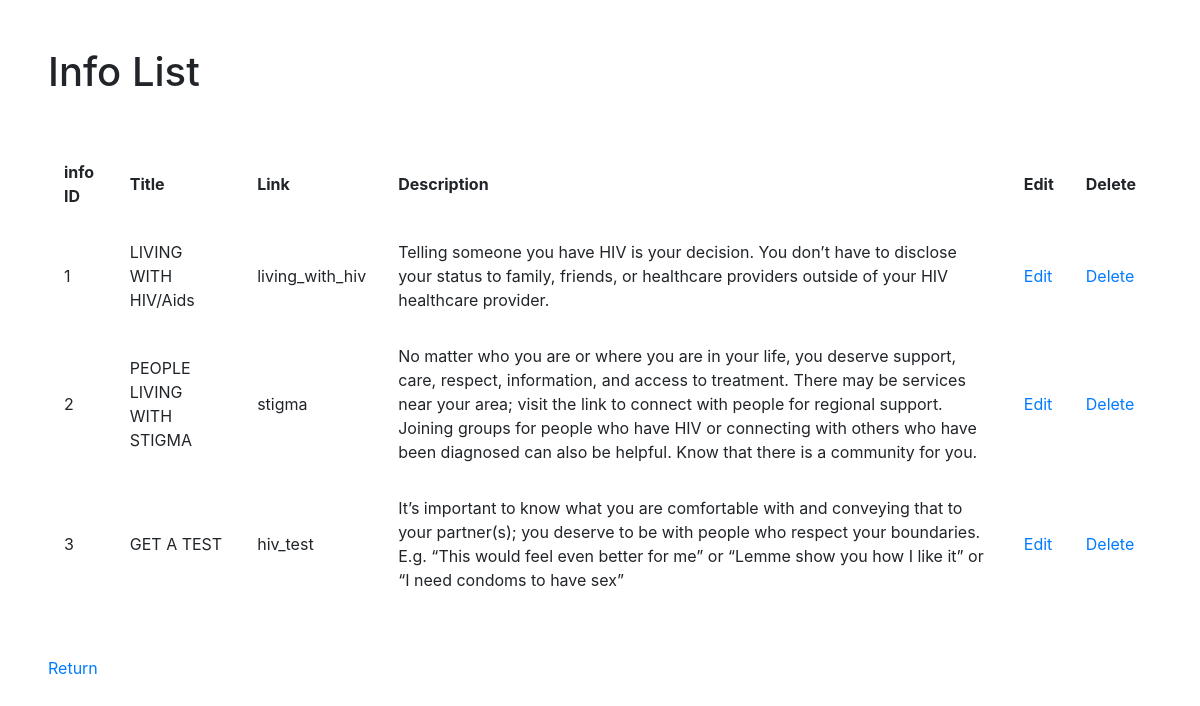
Page /admin/admin_infolist.php (signed in) on the committed database.
### tables this page shows
CREATE TABLE `tbl_info` (
  `info_id` int(11) NOT NULL,
  `image` varchar(100) NOT NULL,
  `name` varchar(100) NOT NULL,
  `link` varchar(100) NOT NULL,
  `description` varchar(500) NOT NULL
);

### admin/scripts/info.php (called while the page is built, shortened)
<?php
function getInfo()
{
    $pdo = Database::getInstance()->getConnection();
    $query_info = 'SELECT * FROM `tbl_info`';
    $get_info = $pdo->prepare($query_info);
    $fetch_info = $get_info->execute();
    if ($fetch_info && $get_info->rowCount()) {
        return $get_info;
    } else {
        return false;
    }
}

### admin/admin_infolist.php (the view, shortened to what this page needs)
<?php
$get_info = getInfo();
?>
<?php if (!isset($_GET['json'])) : ?>
    <!DOCTYPE html>
    <html lang="en">
    <head>
        <link rel="stylesheet" href="https://stackpath.bootstrapcdn.com/bootstrap/4.3.1/css/bootstrap.min.css">
    </head>
    <body>
        <h1 class="m-5">Info List</h1>
        <table class="m-5">
            <tr>
                <th class="p-3">info ID</th>
                <th class="p-3">Title</th>
                <th class="p-3">Link</th>
                <th class="p-3">Description</th>
                <th class="p-3">Edit</th>
                <th class="p-3">Delete</th>
            </tr>
            <?php
            while ($row = $get_info->fetch(PDO::FETCH_ASSOC)) : ?>
                <tr>
                    <td class="p-3"><?php echo $row['info_id']; ?></td>
                    <td class="p-3"><?php echo $row['name']; ?></td>
                    <td class="p-3"><?php echo $row['link']; ?></td>
                    <td class="p-3"><?php echo $row['description']; ?></td>
                    <td class="p-3"><a href="admin_editinfo.php?id=<?php echo $row['info_id']; ?>">Edit</a></td>
                    <td class="p-3"><a href="admin_infolist.php?id=<?php echo $row['info_id']; ?>">Delete</a></td>
                </tr>
            <?php endwhile; ?>
        </table>
        <a class="p-5" href="./">Return</a>
    </body>
    </html>
<?php endif; ?>

### rows in the picture
tbl_info: info_id "1", name "LIVING WITH HIV/Aids", link "living_with_hiv", description "Telling someone you have HIV is your decision. You don’t have to disclose your status to family, friends, or healthcare providers outside of your HIV healthcare provider."
tbl_info: info_id "2", name "PEOPLE LIVING WITH STIGMA", link "stigma", description "No matter who you are or where you are in your life, you deserve support, care, respect, information, and access to treatment. There may be services near your area; visit the link to connect with people for regional support. Joining groups for people who have HIV or connecting with others who have been diagnosed can also be helpful. Know that there is a community for you."
tbl_info: info_id "3", name "GET A TEST", link "hiv_test", description "It’s important to know what you are comfortable with and conveying that to your partner(s); you deserve to be with people who respect your boundaries. E.g. “This would feel even better for me” or “Lemme show you how I like it” or “I need condoms to have sex”"
